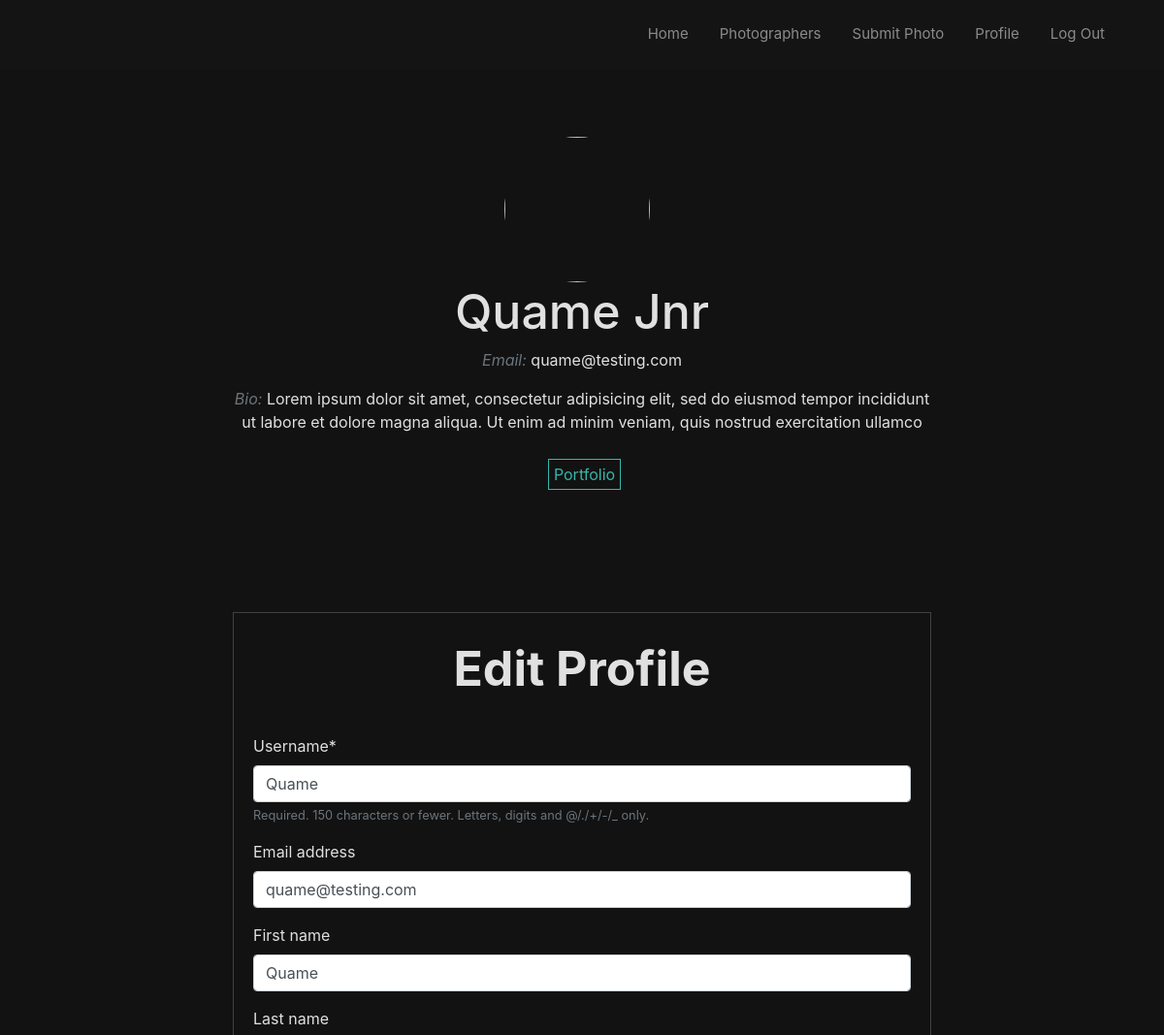
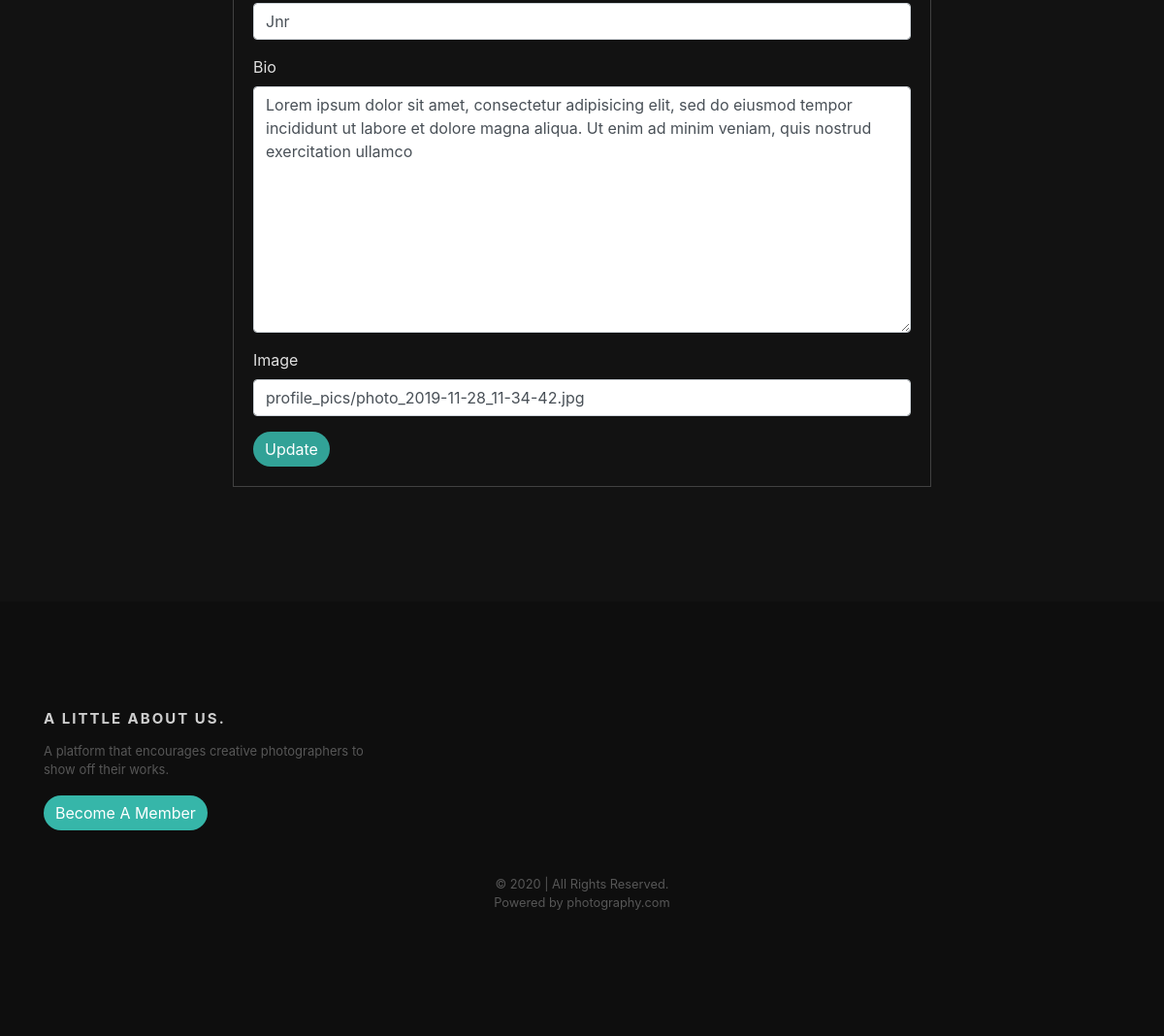
/profile/ (signed in), run on the app's committed database (2 pictures, top to bottom).
### user/models.py (models this page shows, shortened)
class Profile(models.Model):
    user = models.OneToOneField(User, on_delete=models.CASCADE)
    bio = models.TextField(blank=True)
    image = CloudinaryField('image')
    def full_name(self):
        return f'{self.user.first_name} {self.user.last_name}'

### user/views.py (the view)
# urls.py: path('profile/', user_views.profile, name='profile'),
@login_required
def profile(request):
    if request.method == 'POST':
        u_form = UserUpdateForm(request.POST, instance=request.user)
        p_form = ProfileUpdateForm(request.POST, request.FILES, instance=request.user.profile)
        if u_form.is_valid() and p_form.is_valid():
            u_form.save()
            p_form.save()
            messages.success(request, f'Your profile has been updated')
            return redirect('profile')
    else:
        u_form = UserUpdateForm(instance=request.user)
        p_form = ProfileUpdateForm(instance=request.user.profile)
    context = {
        'u_form': u_form,
        'p_form': p_form
    }
    return render(request, 'user/profile.html', context)

### user/forms.py
class UserUpdateForm(forms.ModelForm):
    class Meta:
        model = User
        fields = ['username', 'email', 'first_name', 'last_name']

class ProfileUpdateForm(forms.ModelForm):
    image = CloudinaryFileField(
        options={
            'crop': 'thumb',
            'width': 300,
            'height': 300,
            'folder': 'avatars'
        }
    )
    class Meta:
        model = Profile
        fields = ['bio', 'image']

### user/templates/user/profile.html (shortened to what this page needs)
{%extends 'photo/base.html'%}
{% load crispy_forms_tags %}
{%block content%}
        <article id="profile">
            <section class="profile-info">
                <div>
                    <img class="rounded-circle photographer-img" src="{{user.profile.image.url}}" alt="">
                </div>
                <div>
                    <h2>{{user.profile.full_name}}</h2>
                    <p><span class="text-muted" style="font-style:italic">Email:</span> {{user.email}}</p>
                    <p><span class="text-muted" style="font-style:italic">Bio:</span> {{user.profile.bio}}</p>
                    <div class="photographer-bio">
                        <a href="{% url 'photographer-post' user.username %}">Portfolio</a>
                    </div>
                </div>
            </section>
            <section class="profile-edit">
                <form method="POST" enctype="multipart/form-data">
                   <fieldset>
                       <legend class="leg">Edit Profile</legend>
                       <div class="forms">
                           {{u_form|crispy}}
                           {{p_form|crispy}}
                       </div>
                   </fieldset>
                   <div>
                       <button class="btn">Update</button>
                   </div>
               </form>
            </section>
        </article>
{%endblock content%}

### photo/static/photo/main.css (style rules this page uses)
body { background-color: #121212; }
.btn { border: none; border-radius: 25px!important; background-color: rgba(64, 224, 208, 0.7); color: rgba(255, 255, 255, 1); text-decoration: none!important; transition: 0.2s; }
.photographer-bio { text-align: left; line-spacing: 2px; }
.photographer-img { height: 150px; width: 150px; margin-right: 10px; }
.photographer-bio a { border: 1px solid rgba(64, 224, 208, 0.8); ; color: rgba(64, 224, 208, 0.8); padding: 5px; margin-left: 5px; text-decoration: none; }
#profile { width: 60%; display: grid; grid-template-columns: 100%; grid-gap: 100px 50px; margin: 70px auto 70px auto; }
#profile .profile-info { color:rgba(255, 255, 255, 0.87); display: block; justify-content: center; text-align: center; }
#profile .profile-info h2 { font-size: 50px; }
#profile .profile-info .photographer-bio { text-align: center; margin: 30px; }
#profile .profile-edit { width: 70%; color:rgba(255, 255, 255, 0.87); border: 1px solid rgba(255, 255, 255, 0.2); padding: 20px; width: 100%; justify-content: center; }
#profile .profile-edit .leg { color: rgba(255, 255, 255, 0.87); font-size: 50px; font-weight: bold; margin-bottom: 30px; text-align: center; }

### data on the page
Profile: bio "Lorem ipsum dolor sit amet, consectetur adipisicing elit, sed do eiusmod tempor incididunt ut labore et dolore magna aliqua. Ut enim ad minim veniam, quis nostrud exercitation ullamco", image "profile_pics/photo_2019-11-28_11-34-42.jpg"

### other printed values
{{ user.profile.full_name }} "Quame Jnr"
{{ user.email }} "quame@testing.com"
{{ user.profile.bio }} "Lorem ipsum dolor sit amet, consectetur adipisicing elit, sed do eiusmod tempor incididunt ut labore et dolore magna aliqua. Ut enim ad minim veniam, quis nostrud exercitation ullamco"
